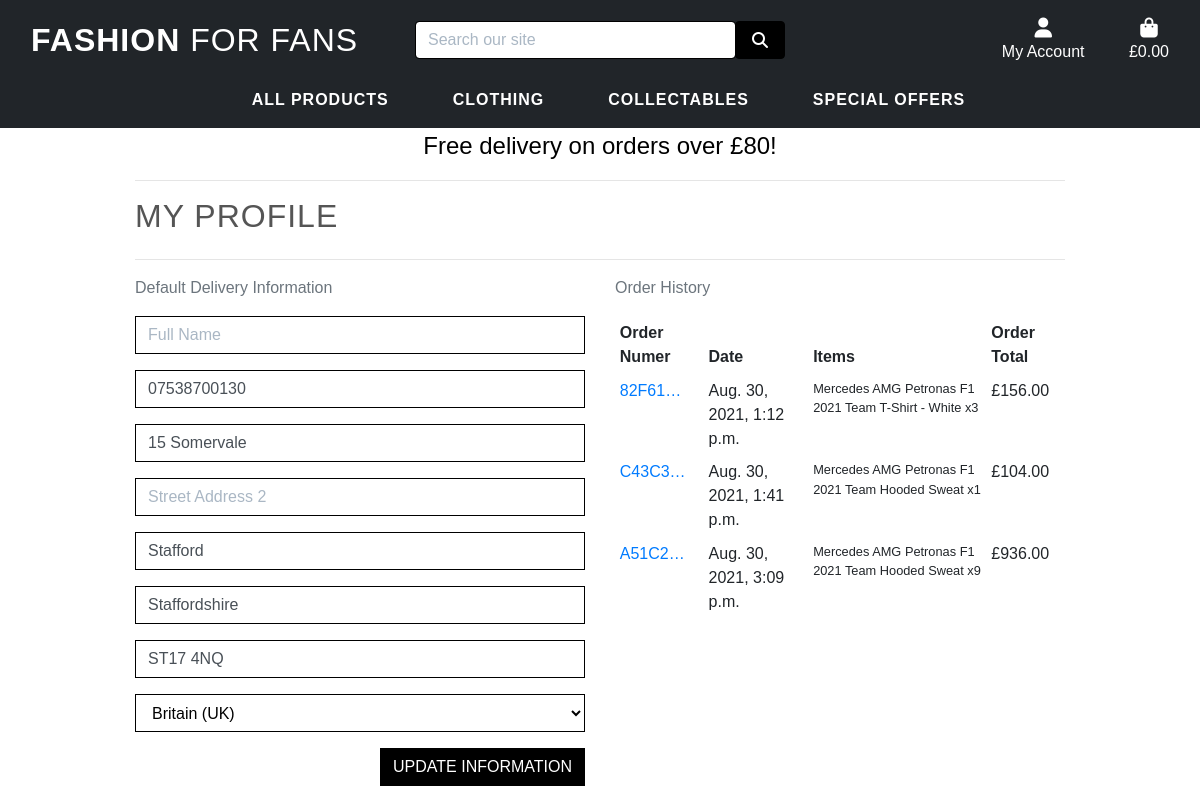
The page /profile/ (signed in) on the database as committed earlier.
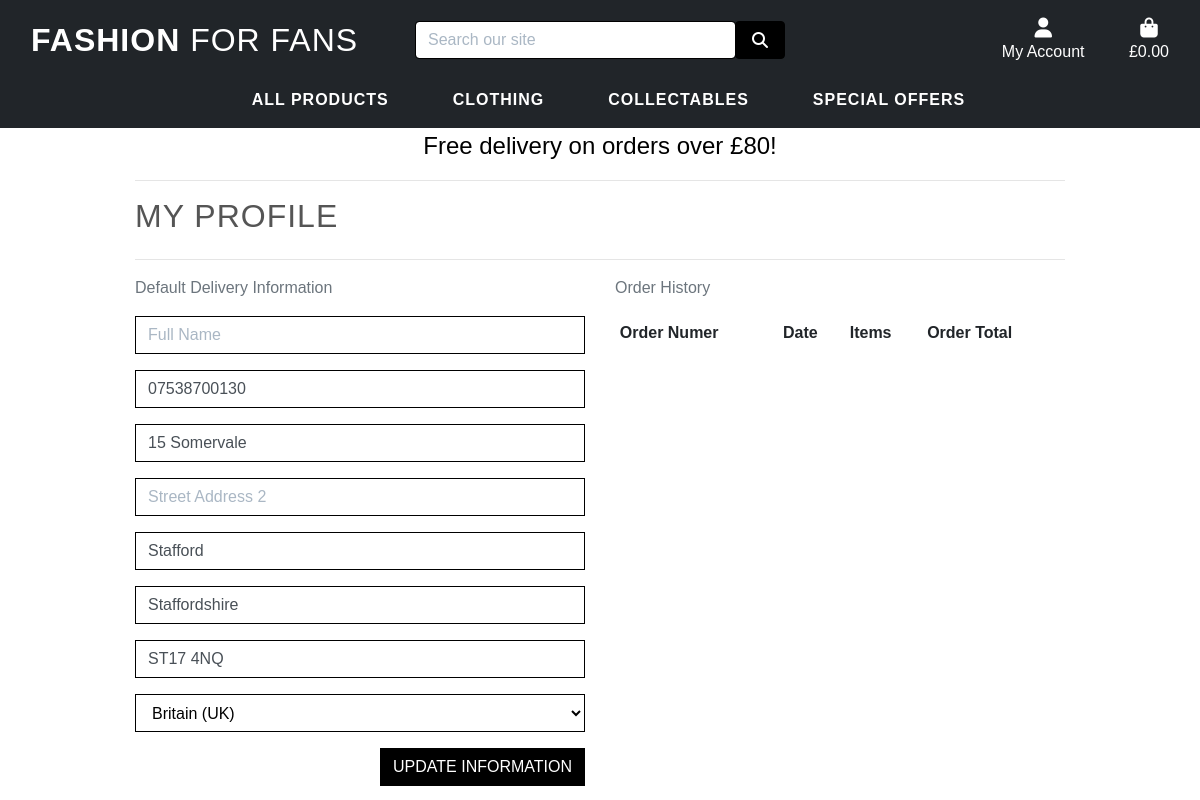
The same page on the database as committed later.
### profiles/models.py (models this page shows, shortened)
class UserProfile(models.Model):
    user = models.OneToOneField(User, on_delete=models.CASCADE)
    default_full_name = models.CharField(max_length=80, null=True, blank=True)
    default_phone_number = models.CharField(max_length=20, null=True, blank=True)
    default_street_address1 = models.CharField(max_length=80, null=True, blank=True)
    default_street_address2 = models.CharField(max_length=80, null=True, blank=True)
    default_town_or_city = models.CharField(max_length=40, null=True, blank=True)
    default_county = models.CharField(max_length=80, null=True, blank=True)
    default_postcode = models.CharField(max_length=20, null=True, blank=True)
    default_country = CountryField(blank_label='Country ', null=True, blank=True)

### checkout/models.py (models this page shows, shortened)
class Order(models.Model):
    order_number = models.CharField(max_length=32, null=False, editable=False)
    user_profile = models.ForeignKey(UserProfile, on_delete=models.SET_NULL,
                                     null=True, blank=True,
                                     related_name='orders')
    full_name = models.CharField(max_length=50, null=False, blank=False)
    email = models.EmailField(max_length=254, null=False, blank=False)
    phone_number = models.CharField(max_length=20, null=False, blank=False)
    country = CountryField(blank_label='Country *', null=False, blank=False)
    postcode = models.CharField(max_length=20, null=True, blank=True)
    town_or_city = models.CharField(max_length=40, null=False, blank=False)
    street_address1 = models.CharField(max_length=80, null=False, blank=False)
    street_address2 = models.CharField(max_length=80, null=True, blank=True)
    county = models.CharField(max_length=80, null=True, blank=True)
    date = models.DateTimeField(auto_now_add=True)
    delivery_cost = models.DecimalField(max_digits=6, decimal_places=2,
                                        null=False, default=0)
    order_total = models.DecimalField(max_digits=10, decimal_places=2,
                                      null=False, default=0)
    grand_total = models.DecimalField(max_digits=10, decimal_places=2,
                                      null=False, default=0)
    original_bag = models.TextField(null=False, blank=False, default='')
    stripe_pid = models.CharField(max_length=254, null=False,
                                  blank=False, default='')

class OrderLineItem(models.Model):
    order = models.ForeignKey(Order, null=False, blank=False, on_delete=models.CASCADE, related_name='lineitems')
    product = models.ForeignKey(Product, null=False, blank=False, on_delete=models.CASCADE)
    product_size = models.CharField(max_length=2, null=True, blank=True)  # XS, S, M, L, XL
    quantity = models.IntegerField(null=False, blank=False, default=0)
    lineitem_total = models.DecimalField(max_digits=6, decimal_places=2, null=False, blank=False, editable=False)

### products/models.py (models this page shows, shortened)
class Product(models.Model):
    Sizes = (('XS', 'X-Small'), ('S', 'Small'), ('M', 'Medium'),
             ('L', 'Large'), ('XL', 'X-Large'))
    INTEGER_QTY = [tuple([x, x]) for x in range(1, 2500)]
    category = models.ForeignKey('Category', null=True, blank=True, on_delete=models.SET_NULL)
    team = models.ForeignKey('Team', null=True, blank=True, on_delete=models.SET_NULL)
    sku = models.CharField(max_length=254, null=True, blank=True)
    name = models.CharField(max_length=254)
    description = models.TextField()
    has_sizes = models.BooleanField(default=False, null=True, blank=True)
    size = MultiSelectField(choices=Sizes, null=True, blank=True)
    qty = models.IntegerField(default='5')
    price = models.DecimalField(max_digits=6, decimal_places=2)
    rating = models.DecimalField(max_digits=6, decimal_places=2, null=True, blank=True)
    image_url = models.URLField(max_length=1024, null=True, blank=True)
    image = models.ImageField(null=True, blank=True)

### profiles/views.py (the view)
# urls.py: path('profile/', include('profiles.urls')),
def profile(request):
    profile = get_object_or_404(UserProfile, user=request.user)
    if request.method == 'POST':
        form = UserProfileForm(request.POST, instance=profile)
        if form.is_valid():
            form.save()
            messages.success(request, 'Profile updated seccessfully')
    form = UserProfileForm(instance=profile)
    orders = profile.orders.all()
    template = 'profiles/profile.html'
    context = {
        'form': form,
        'orders': orders,
        'on_profile_page': True,
    }
    return render(request, template, context)

### profiles/forms.py
class UserProfileForm(forms.ModelForm):
    class Meta:
        model = UserProfile
        exclude = ('user',)
    def __init__(self, *args, **kwargs):
        super().__init__(*args, **kwargs)
        placeholders = {
            'default_full_name': 'Full Name',
            'default_phone_number': 'Phone Number',
            'default_street_address1': 'Street Address 1',
            'default_street_address2': 'Street Address 2',
            'default_town_or_city': 'Town or City',
            'default_postcode': 'Postal Code',
            'default_county': 'County, State or Locality',
        }
        self.fields['default_phone_number'].widget.attrs['autofocus'] = True
        for field in self.fields:
            if field != 'default_country':
                if self.fields[field].required:
                    placeholder = f'{placeholders[field]} *'
                else:
                    placeholder = placeholders[field]
                self.fields[field].widget.attrs['placeholder'] = placeholder
            self.fields[field].widget.attrs['class'] = 'border-black rounded-0 profile-form-input'
            self.fields[field].label = False

### bag/contexts.py (called while the page is built, shortened)
def bag_contents(request):
    bag_items = []
    total = 0
    product_count = 0
    bag = request.session.get('bag', {})
    if total < settings.FREE_DELIVERY_THRESHOLD:
        delivery = total * Decimal(settings.STANDARD_DELIVERY_PERCENTAGE/100)
        free_delivery_delta = settings.FREE_DELIVERY_THRESHOLD - total
    else:
        delivery = 0
        free_delivery_delta = 0
    grand_total = delivery + total
    context = {
        'bag_items': bag_items,
        'total': total,
        'product_count': product_count,
        'delivery': delivery,
        'free_delivery_delta': free_delivery_delta,
        'free_delivery_threshold': settings.FREE_DELIVERY_THRESHOLD,
        'grand_total': grand_total,
    }
    return context

### profiles/templates/profiles/profile.html (shortened to what this page needs)
{% extends "base.html" %}
{% load static %}
{% block extra_css %}
    <link rel="stylesheet" href="{% static 'profiles/css/profile.css' %}">
{% endblock %}
{% block page_header %}
    <div class="container header-container">
    </div>
{% endblock %}
{% block content %}
    <div class="overlay"></div>
    <div class="container">
        <div class="row">
            <div class="col">
                <hr>
                <h2 class="logo-font product-title mb-4">My Profile</h2>
                <hr>
            </div>
        </div>
        <div class="row">
            <div class="col-12 col-lg-6">
                <p class="text-muted">Default Delivery Information</p>
                <form action="{% url 'profile' %}" class="mt-3" method="POST" id="profile-update-form">
                    {{ form|crispy }}
                    <button class="btn btn-outline-white rounded-0 text-uppercase float-right">Update Information</button>
                </form>
            </div>
            <div class="col-12 col-lg-6">
                <p class="text-muted">Order History</p>
                <div class="order-history table-responsive">
                    <table class="table table-sm table-borderless">
                        <thead>
                            <tr>
                                <th>Order Numer</th>
                                <th>Date</th>
                                <th>Items</th>
                                <th>Order Total</th>
                            </tr>
                        </thead>
                        <tbody>
                            {% for order in orders %}
                                <tr>
                                    <td>
                                        <a href="{% url 'order_history' order.order_number %}"
                                           title="{{ order.order_number }}">
                                           {{ order.order_number|truncatechars:6 }}
                                        </a>
                                    </td>
                                    <td>{{ order.date }}</td>
                                    <td>
                                        <ul class="list-unstyled">
                                            {% for item in order.lineitems.all %}
                                                <li class="small">
                                                    {{ item.product.name }} x{{ item.quantity}}
                                                </li>
                                            {% endfor %}
                                        </ul>
                                    </td>
                                    <td>£{{ order.grand_total }}</td>
                                </tr>
                            {% endfor %}
                        </tbody>
                    </table>
                </div>
            </div>
        </div>
{% endblock %}

### templates/base.html (shortened to what this page needs)
{% load static %}
<!doctype html>
<html lang="en">
  <head>
    {% block corecss %}
        <link rel="stylesheet" href="https://stackpath.bootstrapcdn.com/bootstrap/4.4.1/css/bootstrap.min.css">
        <link rel="stylesheet" href="{% static 'css/base.css' %}">
    {% endblock %}
    {% block extra_css %}
    {% endblock %}
  </head>
  <body>
    <header class="container-fluid fixed-top">
        <div id="topnav" class="row pt-lg-2 d-none d-lg-flex top-nav">
            <div class="col-12 col-lg-4 my-auto py-1 py-lg-0 text-center text-lg-left">
                <a href="{% url 'home' %}" class="nav-link main-logo-link">
                    <h2 class="logo-font text-white my-0"><strong>Fashion</strong> For Fans</h2>
                </a>
            </div>
            <div class="col-12 col-lg-4 my-auto py-1 py-lg-0">
                <form method="GET" action="{% url 'products' %}">
                    <div class="input-group w-100">
                        <input class="form-control border border-black rounded" type="text" name="q" placeholder="Search our site">
                        <div class="input-group-append">
                            <button class="form-control btn btn-black border border-black rounded" type="submit">
                                <span class="icon">
                                    <i class="fas fa-search"></i>
                                </span>
                            </button>
                        </div>
                    </div>
                </form>
            </div>
            <div class="col-12 col-lg-4 my-auto py-1 py-lg-0">
                <ul class="list-inline list-unstyled text-center text-lg-right my-0">
                    <li class="list-inline-item dropdown">
                        <a class="text-white nav-link" href="#" id="user-options" data-toggle="dropdown" aria-haspopup="true" aria-expanded="false">
                            <div class="text-center">
                                <div><i class="fas fa-user fa-lg"></i></div>
                                <p class="my-0">My Account</p>
                            </div>
                        </a>
                    </li>
                    <li class="list-inline-item">
                        <a class="{% if grand_total %}text-info font-weight-bold{% else %}text-white{% endif %} nav-link" href="{% url 'view_bag' %}">
                            <div class="text-center">
                                <div><i class="fas fa-shopping-bag fa-lg"></i>
                                </div>
                                <p class="my-0">
                                    {% if grand_total %}
                                        £{{ grand_total|floatformat:2 }}
                                    {% else %}
                                        £0.00
                                    {% endif %}
                                </p>
                            </div>
                        </a>
                    </li>
                </ul>
            </div>
        </div>
        <div class="row bg-dark">
            <nav class="navbar navbar-expand-lg navbar-dark w-100">
                {% include 'includes/mobile-top-header.html' %}
                {% include 'includes/main-nav.html' %}
            </nav>
        </div>
        <div id="delivery-banner" class="row text-center">
            <div class="col bg-white text-black">
                <h4 class="logo-font-banner my-1 flash">Free delivery on orders over £{{ free_delivery_threshold }}!</h4>
            </div>
        </div>
        </header>
        {% block page_header %}
        {% endblock %}
        {% block content %}
        {% endblock %}
    </body>
</html>

### templates/includes/mobile-top-header.html (shortened to what this page needs)
<ul>
</ul>

### templates/includes/main-nav.html (shortened to what this page needs)
<div class="collapse navbar-collapse" id="main-nav">
    <ul class="navbar-nav w-auto mx-auto">
        <li class="nav-item dropdown">
            <a class="logo-font font-weight-bold nav-link text-white mr-5" href="#" id="all-products-link" data-toggle="dropdown" aria-haspopup="true" aria-expanded="false">
                All Products
            </a>
        </li>
        <li class="nav-item dropdown">
            <a class="logo-font font-weight-bold nav-link text-white mr-5" href="#" id="clothing-link" data-toggle="dropdown" aria-haspopup="true" aria-expanded="false">
                Clothing
            </a>
        </li>
        <li class="nav-item dropdown">
            <a class="logo-font font-weight-bold nav-link text-white mr-5" href="#" id="models-link" data-toggle="dropdown" aria-haspopup="true" aria-expanded="false">
                Collectables
            </a>
        </li>
        <li class="nav-item dropdown">
            <a class="logo-font font-weight-bold nav-link text-white mr-5" href="#" id="specials-link" data-toggle="dropdown" aria-haspopup="true" aria-expanded="false">
               Special Offers
            </a>
        </li>
    </ul>
</div>

### static/css/base.css (style rules this page uses)
:root { --main-font-color-dark: #555; }
html { height: 100%; }
body { background: linear-gradient(to bottom, rgba(0,0,0,0.1), rgba(0,0,0,0.1)), url('/media/homepage-image.png') no-repeat center center fixed; background-size: cover; height: calc(100vh - 164px); color: #f5f5f5; font-family: 'Monserrat', sans-serif; }
.top-nav, .navbar { background-color: #212529; }
input[name='q']::placeholder { color: #aab7c4; }
.icon { align-items: center; display: inline-flex; justify-content: center; height: 1.5rem; width: 1.5rem; }
.logo-font { text-transform: uppercase; letter-spacing: 1px; }
.main-logo-link { width: fit-content; }
.flash { color:#000; -webkit-animation: flash linear 1s infinite; animation: flash linear 1s infinite; }
.btn-black { background: black; color: white; }
.btn-outline-white { background: black; color: white !important; border: 1px solid black; }
.text-black { color: #000 !important; }
.border-black { border: 1px solid black !important; }
.overlay { height: 100%; width: 100%; top: 0; left: 0; position: fixed; background: #fff; z-index: -1; }
.product-title { color: #555; text-transform: uppercase; letter-spacing: 1px; }
@media (min-width: 1200px) { .container { max-width: 80%; } }
@media (min-width: 992px) { .header-container { padding-top: 164px; } }

### profiles/static/profiles/css/profile.css (style rules this page uses)
#profile-update-form input::placeholder { color: #aab7c4; }
#id_default_country, #id_default_country option:not(:first-child) { color: #000; }
.order-history { max-height: 416px; overflow-y: auto; }

Rows that differ between the two databases and show on the page:
removed Order: order_number "82F61…", date "Aug. 30, 2021, 1:12 p.m.", grand_total "156.00"
removed OrderLineItem: product.name "Mercedes AMG Petronas F1 2021 Team T-Shirt - White", quantity "3", shown under "82F61…"
removed Order: order_number "C43C3…", date "Aug. 30, 2021, 1:41 p.m.", grand_total "104.00"
removed OrderLineItem: product.name "Mercedes AMG Petronas F1 2021 Team Hooded Sweat", quantity "1", shown under "C43C3…"
removed Order: order_number "A51C2…", date "Aug. 30, 2021, 3:09 p.m.", grand_total "936.00"
removed OrderLineItem: product.name "Mercedes AMG Petronas F1 2021 Team Hooded Sweat", quantity "9", shown under "A51C2…"
